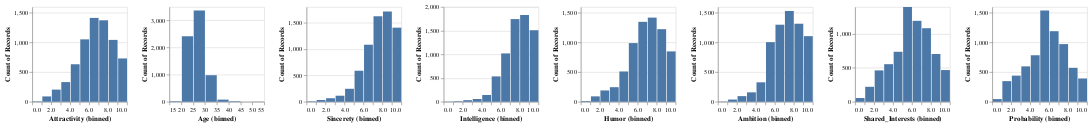

Notebook code for this chart:
### Markdown cell above
### Exploratory data analysis

### Code cell
alt.Chart(df).mark_bar().encode(
    alt.X(alt.repeat("column"), type="quantitative", bin=True),
    y='count()',
).properties(
    width=150,
    height=150
).repeat(
    column=features
)

### Figure 1 — Vega-Lite specification as saved in the notebook (floating-point values rounded to 4 significant figures; data arrays with more than 128 entries replaced by an {"elided": "..."} marker saying what was removed)
{"config": {"view": {"continuousWidth": 400, "continuousHeight": 300}}, "repeat": {"column": ["Attractivity", "Age", "Sincerety", "Intelligence", "Humor", "Ambition", "Shared_Interests", "Probability"]}, "spec": {"data": {"name": "data-cdb22faa19d4fd87cd3fc32c49892e3d"}, "mark": "bar", "encoding": {"x": {"bin": true, "field": {"repeat": "column"}, "type": "quantitative"}, "y": {"aggregate": "count", "type": "quantitative"}}, "height": 150, "width": 150}, "$schema": "https://vega.github.io/schema/vega-lite/v4.17.0.json", "datasets": {"data-cdb22faa19d4fd87cd3fc32c49892e3d": {"elided": "6885 records"}}}
